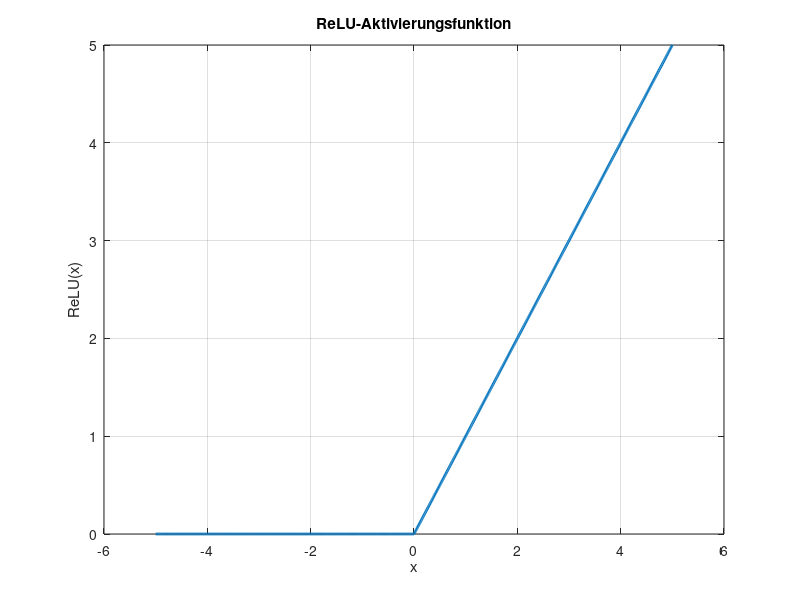
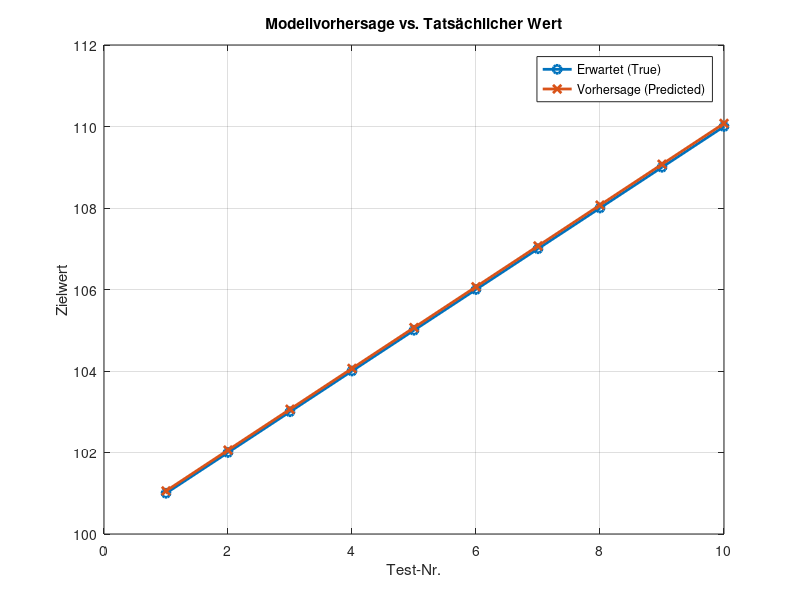

MATLAB code for these plots, in order:
clc; clear;

% --- DATENERZEUGUNG UND NORMALISIERUNG ---

% Wir erzeugen ein Trainingsdatenset:
% Jede Eingabe besteht aus 5 aufeinanderfolgenden Zahlen,
% das Ziel ist es, die sechste Zahl vorherzusagen.
X = zeros(95, 5);  % 95 Trainingsbeispiele, jeweils 5 Eingangswerte
Y = zeros(95, 1);  % Die Zielwerte (Ausgabe)

for i = 1:95
    X(i,:) = i:i+4;   % Beispiel: [1 2 3 4 5]
    Y(i) = i + 5;     % Ziel: 6
end

% --- NORMALISIERUNG DER DATEN ---
% Normalisierung ist eine Vorverarbeitungstechnik, um das Lernen zu verbessern.
% Hier verwenden wir die Min-Max-Normalisierung.

% Die Min-Max-Normalisierung transformiert alle Werte auf den Bereich [0, 1]:
% x_norm = (x - min) / (max - min)
% Dadurch werden alle Merkmale in den gleichen Skalenbereich gebracht,
% was verhindert, dass Merkmale mit großen Werten das Training dominieren.

% Vorteil speziell bei ReLU: Da ReLU negative Werte auf 0 setzt,
% ist es wichtig, dass die Daten in einem positiven Bereich liegen.
% Daher ist Min-Max die ideale Wahl.

X_min = min(X(:));
X_max = max(X(:));
X = (X - X_min) / (X_max - X_min);  % Normalisierung von X auf [0, 1]

Y_min = min(Y);
Y_max = max(Y);
Y = (Y - Y_min) / (Y_max - Y_min);  % Normalisierung von Y auf [0, 1]

% --- NETZWERKARCHITEKTUR UND INITIALISIERUNG ---

% Die Architektur besteht aus:
% - 5 Eingangswerten
% - 1 versteckten Schicht mit 10 Neuronen
% - 1 Ausgang

layers = [5, 10, 1];
num_layers = length(layers) - 1;

W = cell(num_layers,1);  % Gewichtsmatrizen
b = cell(num_layers,1);  % Bias-Vektoren

for i = 1:num_layers
    W{i} = randn(layers(i), layers(i+1)) * 0.1;  % Initialisierung mit kleinen Zufallswerten
    b{i} = zeros(1, layers(i+1));
end

% --- AKTIVIERUNGSFUNKTIONEN ---

% ReLU (Rectified Linear Unit)
act = @(x) max(0, x);           % Aktivierungsfunktion
dact = @(x) double(x > 0);      % Ableitung für Backpropagation

% Visualisierung der ReLU-Funktion
x_vals = -5:0.01:5;             % Eingabewerte für die Funktion
y_vals = act(x_vals);           % Auswertung der Funktion
figure;
plot(x_vals, y_vals, 'LineWidth', 2);
xlabel('x');
ylabel('ReLU(x)');
title('ReLU-Aktivierungsfunktion');
grid on;


% ReLU (Rectified Linear Unit):
% Definition:
%   ReLU(x) = max(0, x)
% Verhalten:
%   - Für x > 0: bleibt x unverändert
%   - Für x <= 0: wird x zu 0
% Vorteile:
%   - Sehr effizient, schnell zu berechnen
%   - Verhindert vanishing gradients in tiefen Netzen
%   - Ideal für positive Eingaben (wie nach Min-Max-Normalisierung)

act = @(x) max(0, x);
dact = @(x) double(x > 0);  % Ableitung für Backpropagation

% ℹ️ Wenn man stattdessen `tanh(x)` verwenden würde:
% tanh(x) ∈ (-1, 1) und ist symmetrisch um 0.
% Vorteile:
%   - Liefert auch negative Ausgaben, was bei zentrierten Daten nützlich ist
%   - Kann in kleinen Netzen stabiler sein
% Nachteil:
%   - Für große |x| geht die Ableitung gegen 0 → vanishing gradient

% --- HYPERPARAMETER ---

% Anzahl der Trainingsdurchläufe (Epochen)
epochs = 2000;

% Lernrate (learning rate):
% Der Faktor, der bestimmt, wie groß die Schritte beim Anpassen der Gewichte sind.
% - Zu groß: Training wird instabil oder divergiert
% - Zu klein: Training ist sehr langsam oder bleibt stecken
lr = 0.01;

% --- TRAININGSLOOP ---
for epoch = 1:epochs
    A = cell(num_layers+1,1);  % Aktivierungen
    Z = cell(num_layers,1);    % Zwischenergebnisse (z = a*W + b)
    A{1} = X;

    % Vorwärtspass
    for i = 1:num_layers
        Z{i} = A{i} * W{i} + b{i};
        if i < num_layers
            A{i+1} = act(Z{i});   % ReLU-Aktivierung in versteckten Schichten
        else
            A{i+1} = Z{i};        % Lineare Ausgabe für Regression
        end
    end

    % Fehlerberechnung: mittlerer quadratischer Fehler (MSE)
    loss = mean((A{end} - Y).^2);

    % Rückwärtsdurchlauf (Backpropagation)
    dA = 2 * (A{end} - Y) / size(X,1);

    for i = num_layers:-1:1
        dZ = dA;
        if i < num_layers
            dZ = dZ .* dact(Z{i});
        end
        dW = A{i}' * dZ;
        db = sum(dZ, 1);
        dA = dZ * W{i}';

        % Aktualisierung der Gewichte und Bias
        W{i} = W{i} - lr * dW;
        b{i} = b{i} - lr * db;
    end

    % Fehlerausgabe alle 100 Epochen
    if mod(epoch, 100) == 0
        fprintf("Epoche %d - Fehler: %.6f\n", epoch, loss);
    end
end

% --- TESTEN DES NETZES MIT MEHREREN BEISPIELEN ---

X_test = zeros(10, 5);
Y_true = zeros(10, 1);

for i = 96:105
    idx = i - 95;
    X_test(idx,:) = i:i+4;
    Y_true(idx) = i + 5;
end

% Testdaten normalisieren
X_test_norm = (X_test - X_min) / (X_max - X_min);

Y_pred = zeros(10, 1);

for n = 1:size(X_test_norm, 1)
    x = X_test_norm(n, :);
    for i = 1:num_layers-1
        x = act(x * W{i} + b{i});
    end
    Y_pred(n) = x * W{end} + b{end};
end

% Rücktransformation der Vorhersagen
Y_pred = Y_pred * (Y_max - Y_min) + Y_min;

% Fehleranzeige mit Input-Werten
disp('--- TESTERGEBNISSE ---');
fprintf('%6s  %20s  %12s  %12s  %12s\n', 'Test-Nr', 'Input-Werte', 'Erwartet', 'Vorhersage', 'Absoluter Fehler');
for i = 1:10
    fehler = abs(Y_true(i) - Y_pred(i));
    input_str = sprintf('[%d %d %d %d %d]', X_test(i,1), X_test(i,2), X_test(i,3), X_test(i,4), X_test(i,5));
    fprintf('%6d  %20s  %12.2f  %12.2f  %12.2f\n', i, input_str, Y_true(i), Y_pred(i), fehler);
end

% Visualisierung der Ergebnisse
figure;
plot(1:10, Y_true, '-o', 'LineWidth', 2);
hold on;
plot(1:10, Y_pred, '-x', 'LineWidth', 2);
legend('Erwartet (True)', 'Vorhersage (Predicted)');
xlabel('Test-Nr.');
ylabel('Zielwert');
title('Modellvorhersage vs. Tatsächlicher Wert');
grid on;
